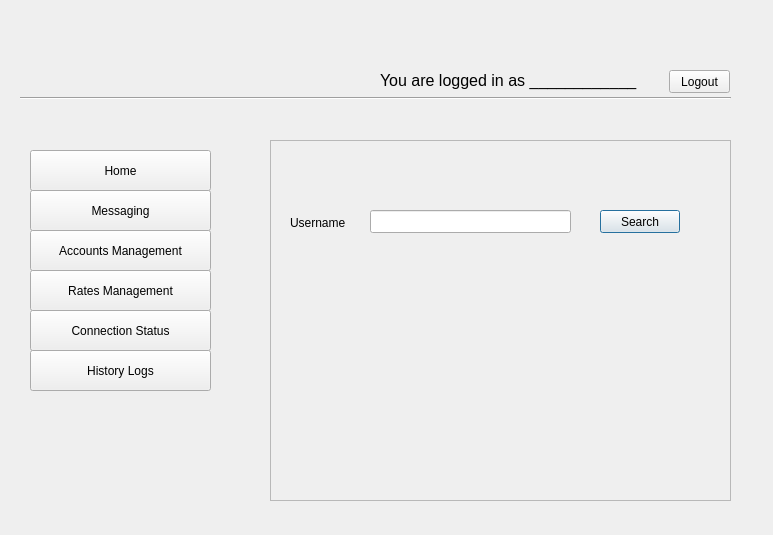
<?xml version="1.0" encoding="UTF-8"?>
<ui version="4.0">
 <class>AddUser</class>
 <widget class="QDialog" name="AddUser">
  <property name="geometry">
   <rect>
    <x>0</x>
    <y>0</y>
    <width>773</width>
    <height>535</height>
   </rect>
  </property>
  <property name="windowTitle">
   <string>Dialog</string>
  </property>
  <widget class="QFrame" name="adduser_frame">
   <property name="geometry">
    <rect>
     <x>270</x>
     <y>140</y>
     <width>461</width>
     <height>361</height>
    </rect>
   </property>
   <property name="frameShape">
    <enum>QFrame::StyledPanel</enum>
   </property>
   <property name="frameShadow">
    <enum>QFrame::Raised</enum>
   </property>
   <widget class="QLineEdit" name="lineEdit">
    <property name="geometry">
     <rect>
      <x>100</x>
      <y>70</y>
      <width>201</width>
      <height>23</height>
     </rect>
    </property>
   </widget>
   <widget class="QPushButton" name="pushButton">
    <property name="geometry">
     <rect>
      <x>330</x>
      <y>70</y>
      <width>80</width>
      <height>23</height>
     </rect>
    </property>
    <property name="text">
     <string>Search</string>
    </property>
   </widget>
   <widget class="QLabel" name="label">
    <property name="geometry">
     <rect>
      <x>20</x>
      <y>75</y>
      <width>71</width>
      <height>16</height>
     </rect>
    </property>
    <property name="text">
     <string>Username</string>
    </property>
   </widget>
  </widget>
  <widget class="QPushButton" name="pushButton_5">
   <property name="geometry">
    <rect>
     <x>30</x>
     <y>270</y>
     <width>181</width>
     <height>41</height>
    </rect>
   </property>
   <property name="text">
    <string>Rates Management</string>
   </property>
  </widget>
  <widget class="QPushButton" name="pushButton_6">
   <property name="geometry">
    <rect>
     <x>30</x>
     <y>310</y>
     <width>181</width>
     <height>41</height>
    </rect>
   </property>
   <property name="text">
    <string>Connection Status</string>
   </property>
  </widget>
  <widget class="QPushButton" name="pushButton_3">
   <property name="geometry">
    <rect>
     <x>30</x>
     <y>190</y>
     <width>181</width>
     <height>41</height>
    </rect>
   </property>
   <property name="text">
    <string>Messaging</string>
   </property>
  </widget>
  <widget class="QPushButton" name="pushButton_4">
   <property name="geometry">
    <rect>
     <x>669</x>
     <y>70</y>
     <width>61</width>
     <height>23</height>
    </rect>
   </property>
   <property name="text">
    <string>Logout</string>
   </property>
  </widget>
  <widget class="Line" name="line">
   <property name="geometry">
    <rect>
     <x>20</x>
     <y>90</y>
     <width>711</width>
     <height>16</height>
    </rect>
   </property>
   <property name="orientation">
    <enum>Qt::Horizontal</enum>
   </property>
  </widget>
  <widget class="QPushButton" name="pushButton_7">
   <property name="geometry">
    <rect>
     <x>30</x>
     <y>230</y>
     <width>181</width>
     <height>41</height>
    </rect>
   </property>
   <property name="text">
    <string>Accounts Management</string>
   </property>
  </widget>
  <widget class="QPushButton" name="pushButton_8">
   <property name="geometry">
    <rect>
     <x>30</x>
     <y>150</y>
     <width>181</width>
     <height>41</height>
    </rect>
   </property>
   <property name="text">
    <string>Home</string>
   </property>
  </widget>
  <widget class="QPushButton" name="pushButton_9">
   <property name="geometry">
    <rect>
     <x>30</x>
     <y>350</y>
     <width>181</width>
     <height>41</height>
    </rect>
   </property>
   <property name="text">
    <string>History Logs</string>
   </property>
  </widget>
  <widget class="QLabel" name="label_4">
   <property name="geometry">
    <rect>
     <x>380</x>
     <y>70</y>
     <width>271</width>
     <height>20</height>
    </rect>
   </property>
   <property name="font">
    <font>
     <pointsize>12</pointsize>
    </font>
   </property>
   <property name="text">
    <string>You are logged in as ____________</string>
   </property>
  </widget>
  <widget class="QLabel" name="label_5">
   <property name="geometry">
    <rect>
     <x>10</x>
     <y>20</y>
     <width>201</width>
     <height>81</height>
    </rect>
   </property>
   <property name="text">
    <string/>
   </property>
   <property name="pixmap">
    <pixmap resource="imgresource.qrc">:/images/logo.png</pixmap>
   </property>
   <property name="scaledContents">
    <bool>true</bool>
   </property>
  </widget>
 </widget>
 <resources>
  <include location="imgresource.qrc"/>
 </resources>
 <connections/>
</ui>
